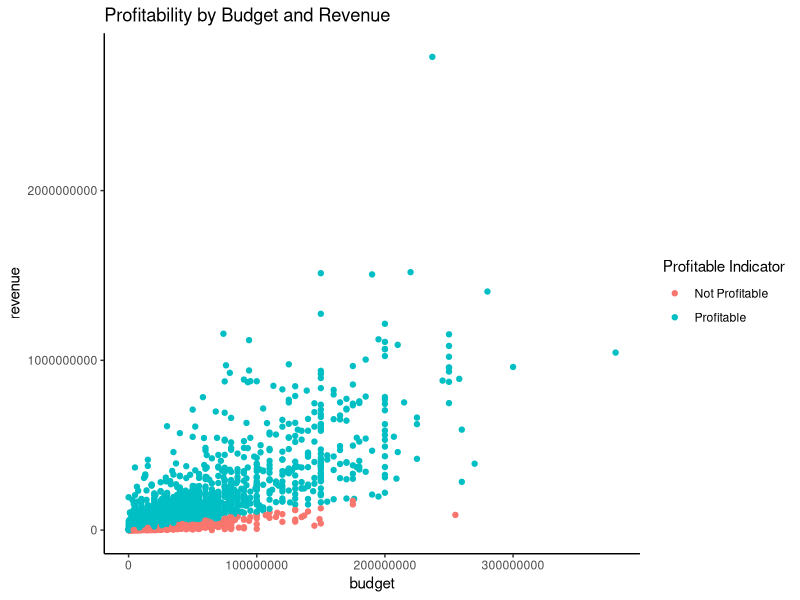
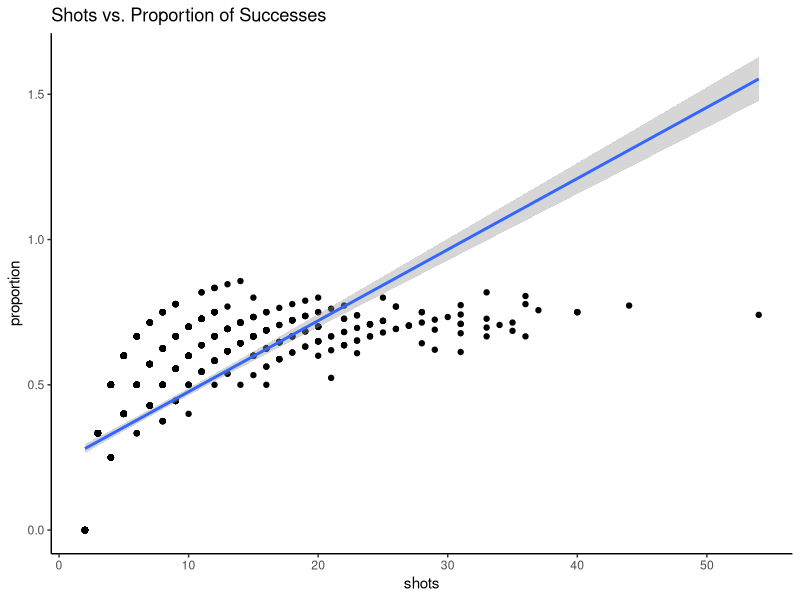
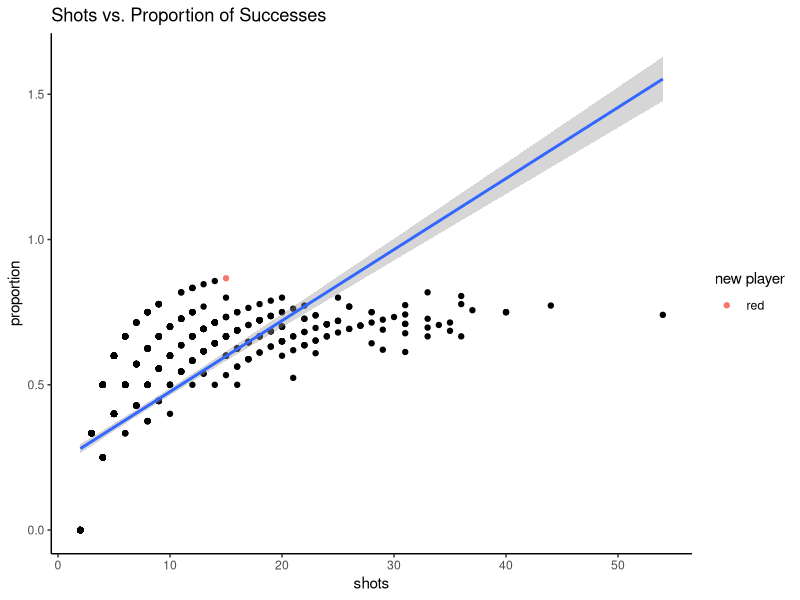

Generate these figures, in order, with R: (Note: this script raises an error after producing the figures.)
## ---- chunk 1
knitr::opts_chunk$set(cache = TRUE, fig.align='center')
## ---- chunk 2
#load data 
mdata <- read.csv("processed_movies.csv")
library(ggplot2)

#create plot
options(scipen=10)
ggplot(data = mdata, aes(x = budget, y = revenue, col = as.factor(profitable))) + 
                     geom_point() + 
                     theme_classic() +  
                     labs(col = "Profitable Indicator") + 
                     ggtitle("Profitability by Budget and Revenue")
## ---- chunk 3
i = 2 #Start with 2 shots no matter what
shot = NA  #placeholder for shot
shot[1] <- rbinom(1,1,0.6) #first shot
shot[2] <- rbinom(1,1,0.6) #second shot
while (sum(shot) >= 1) { #only enter loop if at least one shot was a success
  shot[i] <- rbinom(1,1,0.6) #next shot
  if(shot[i] == 0 & shot[i - 1] == 0) break  #if next shot and prev shot were miss, stop loop
  i <- i + 1 #if shot was sucess, go to next shot
  } 
print(shot) #test output 

## ---- chunk 4
library(dplyr)

n.sims <- 1000 #1000 sims 
  
basketball.succ <- rep(NA,n.sims)
basketball.sim <- rep(NA, n.sims)
for (s in 1:n.sims) {
i = 2 #Start with 2 shots no matter what
shot = NA  #placeholder for shot
shot[1] <- rbinom(n.sims,1,0.6) #first shot
shot[2] <- rbinom(n.sims,1,0.6) #second shot
  while (sum(shot) >= 1) { #if first two shots were both successful, enter while loop
  shot[i] <- rbinom(1,1,0.6) #next shot
  if(shot[i] == 0 & shot[i - 1] == 0) break  #if next shot and prev shot were miss, stop loop
  i <- i + 1 #if shot was sucess, go to next shot
  }
basketball.sim[s] <- length(shot) #how many shots it took 
basketball.succ[s] <- sum(shot) #how many are successes 

}

#combine 
sim.succ <- cbind(basketball.sim, basketball.succ)

#Calculate the mean 
mean(basketball.sim)

#Calculate the standard deviation 
sd(basketball.sim)

#distribution of shots 
summary(basketball.sim)

## ---- chunk 5
library(ggplot2)

#convert to data frame 
sim.succ <- as.data.frame(sim.succ)

#create proportion column
sim.succ$prop <- sim.succ$basketball.succ / sim.succ$basketball.sim

#Update column names 
colnames(sim.succ) <- c("shots","successes","proportion")

basket.plot <- ggplot(data = sim.succ, aes(x = shots, y = proportion), ylim = c(0,1)) +  
               geom_point() + 
               theme_classic() + 
               geom_smooth(method = "lm") + 
               ggtitle("Shots vs. Proportion of Successes")
               
basket.plot 
## ---- chunk 6
#bring in package 
library(broom)


#add new player to plot and see how it compares to line

sim.succp2 <- as.data.frame(cbind(15,13))
colnames(sim.succp2) <- c("shots","successes") 

#create proportion column
sim.succp2$prop <- sim.succp2$successes/ sim.succp2$shots

#Update column names 
colnames(sim.succp2) <- c("shots","successes","proportion")


#Add new player data to plot
basket.plot + geom_point(data = sim.succp2, aes(x = shots, y = proportion, col = "red"))  + 
              labs(col = "new player")

#Fit a linear model 
basket.mod <- lm(proportion~ shots, data = sim.succ)

#predict on new data with same model
sim.succp2.predict <- predict(basket.mod, sim.succp2, se.fit = T)


#Probability of at least 14 shots   -- how many simulations had at least 14 over total simulations 
sim.succ14 <- sim.succ %>% 
              filter(shots >= 14)

#calculat proportion 
prob <- nrow(sim.succ14) / 1000

## ---- chunk 7
library(magrittr)

#create 1000 variables each
log.weight.male <- rnorm(1000,5.13,0.17)
log.weight.female <- rnorm(1000,4.96,0.20)

#convert to data frame and add col names
#female
log.weight.female %<>% as.data.frame(log.weight.female)
colnames(log.weight.female) = c("log.weight")
#male
log.weight.male %<>% as.data.frame(log.weight.male)
colnames(log.weight.male) = c("log.weight")

#add gender
log.weight.female <- log.weight.female  %>% 
                      mutate(gender = "female")
log.weight.male <-   log.weight.male %>% 
                     mutate(gender = "male")


#Combine into one data set 
log.weight <- rbind(log.weight.female, log.weight.male)

#Simulate 1000 times 

#Sample 10 adults randomly (can be any gender)
total.weight <- rep(NA,n.sims)

for (s in 1:n.sims) {
  log.weight.sample <- sample_n(log.weight,10, replace = TRUE) #take sample 
   #get the total weight and convert back to original scale 
   total.weight[s] <- sum(exp(log.weight.sample$log.weight))
}

#convert to data frame 
total.weight %<>% as.data.frame(total.weight)
colnames(total.weight) = c("weight")

#create subset where the total weight would break the elevator
break.sims <- total.weight %>% 
              filter(weight > 1750)

prob.break <- nrow(break.sims) / nrow(total.weight)
 
## ---- chunk 8
#load data 
library(AER)
library(arm)
data(TeachingRatings)

#Fit linear model
beauty.mod <- lm(eval ~ beauty + factor(gender) + factor(native) + age, data = TeachingRatings)

#Simulate model 
beauty.sim <- sim(beauty.mod,1000)

#extract matrix from sim object 
beauty.sim.coef <- as.data.frame(beauty.sim@coef)

#extract standard error
beauty.sim.se  <- as.data.frame(beauty.sim@sigma)
colnames(beauty.sim.se) <- c("error")



#Simulate evaluations for A & B 

#Instructor A - inferential and predictive uncertainty
#50 year old woman who is a native English speaker and has a beauty score of -1
a.sim <- beauty.sim.coef$`(Intercept)` +  #intercept
                     (beauty.sim.coef$beauty * -1) +  #beauty
                     (beauty.sim.coef$`factor(gender)female` * 1) + #gender 
                     (beauty.sim.coef$age * 50) +    #age
                     beauty.sim.se$error #error


#Instructor B - inferential and predictive uncertainty
#Instructor B is a 60 year old man who is a native English speaker and has a beauty score of -0.5.
b.sim <- beauty.sim.coef$`(Intercept)` +  #intercept
                     (beauty.sim.coef$beauty * -0.5) +  #beauty
                     (beauty.sim.coef$age * 60) +    #age
                     beauty.sim.se$error #error


#difference between a & B 

diff.sim <- a.sim - b.sim 

#compare A & B 
hist(diff.sim)

#What's the probability A has a higher evaluation? 
#proprotion of diff.sim that are greater than 0 over total diff.sim 

diff.sim %<>% as.data.frame(diff.sim) 
colnames(diff.sim) <- c("diff")

diff.sim.a <- diff.sim %>% 
              filter(diff > 0)

prob.eval <- nrow(diff.sim.a) / nrow(diff.sim)
